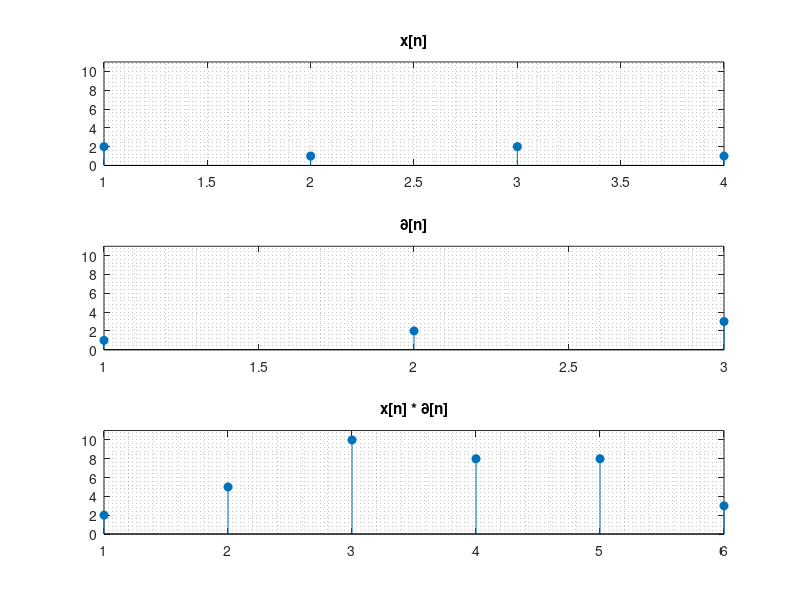

The MATLAB script that drew this image:
clc;
clear;
close all;
%{
Convolution of two signals using 'conv' function
%}
x=[2 1 2 1];
y=[1 2 3];
clin= conv(x, y);

subplot(3,1,1)
stem(x,'filled')
title('x[n]')
grid minor;
ylim([0 11])

subplot(3,1,2)
stem(y,'filled')
title('∂[n]')
grid minor;
ylim([0 11])

subplot(3,1,3)
stem(clin,'filled')
ylim([0 11])
title('x[n] * ∂[n]')
grid minor;